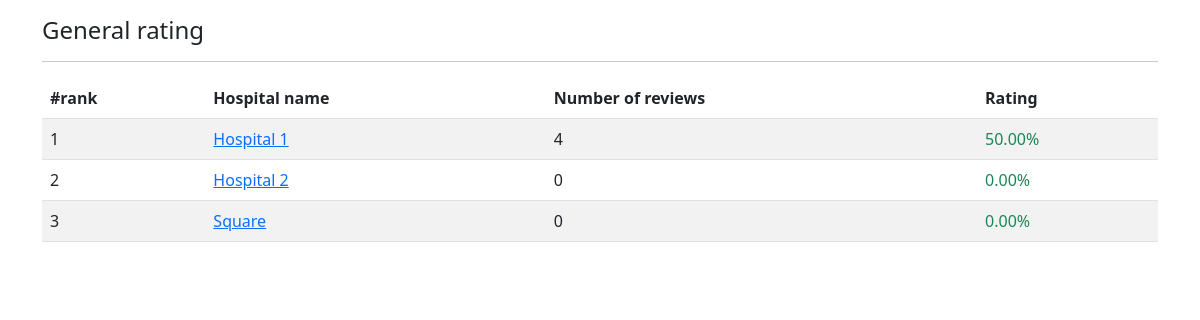
The page / on the database its author committed.
### Review/models.py (models this page shows)
class Hospital(models.Model):
    name = models.CharField(max_length=100)
    description = models.TextField(max_length=500)

### Review/views.py (the view)
# urls.py: path('', rating_view),
def rating_view(request):
    hospitals = list(Hospital.objects.all())
    for i in range(len(hospitals)):
        hospitals[i] = hospitals[i].__dict__
    for h in hospitals:
        h['rating'] = calculate_rating(h['id'])
        h['number_of_reviews'] = Review.objects.filter(hospital=h['id']).count()
    hospitals = sorted(hospitals, key=lambda x: x["rating"], reverse=True)
    return render(request, "rating_template.html", context={
        "hospital_with_rating" : hospitals,
    })

### Review/views.py (called while the page is built)
def calculate_rating(hospital_id):
    hospital = Hospital.objects.get(id=hospital_id)
    total_review = max(Review.objects.filter(hospital=hospital).count(), 1)
    positive_review = Review.objects.filter(hospital=hospital, label="positive").count()
    return positive_review/total_review * 100

### Review/templates/rating_template.html (shortened to what this page needs)
{% extends 'base.html' %}
{%block content%}
<div class="container mt-2">
  <h4 class="mt-3">General rating</h4>
  <hr>
  <table class="table table-striped">
    <thead>
      <tr>
        <th scope="col">#rank</th>
        <th scope="col">Hospital name</th>
        <th scope="col">Number of reviews</th>
        <th scope="col">Rating</th>
      </tr>
    </thead>
    <tbody>
      {%for hospital  in hospital_with_rating%}
      <tr>
        <td>
          {{ forloop.counter }}
        </td>
        <td>
          <a href="/hospital/?id={{hospital.id}}">{{hospital.name}}</a>
        </td>
        <td>
          {{hospital.number_of_reviews}}
        </td>
        <td class="text-success">{{hospital.rating|floatformat:2}}%</td>
      </tr>
      {%endfor%}
    </tbody>
  </table>
</div>
{%endblock%}

### rows shown on the page
Hospital: name "Hospital 1", number_of_reviews "4", rating "50.00"
Hospital: name "Hospital 2", number_of_reviews "0", rating "0.00"
Hospital: name "Square", number_of_reviews "0", rating "0.00"
